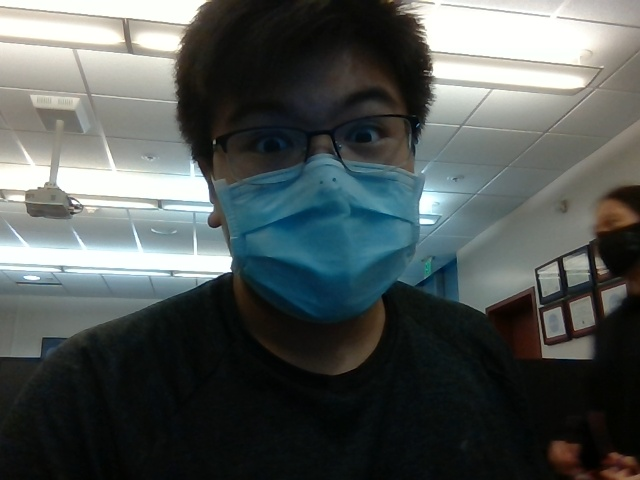
#> input picture NewPicture.jpg, 640 x 480 px
$ python cropping.py --image NewPicture.jpg
#> lines starting #> are read from the running program, lines starting #| are printed output that depends on the picture; after the words box and inside, x2 and y2 are one past the last pixel; in counts of white or black regions, pixels touching at a corner belong together
import numpy as np
import argparse
import imutils
import cv2
ap = argparse.ArgumentParser()
ap.add_argument("-i", "--image", type=str, default="shape.png", help = "path to input image")
args = vars(ap.parse_args())

#Load image and display (convert to grayscale and threshold it)
image = cv2.imread(args["image"])
#> image is the input picture: shape (480, 640, 3); mean B, G, R 85.9, 87.2, 80.6
cv2.imshow("Image", image)
cv2.waitKey(0)

gray = cv2.cvtColor(image, cv2.COLOR_BGR2GRAY)
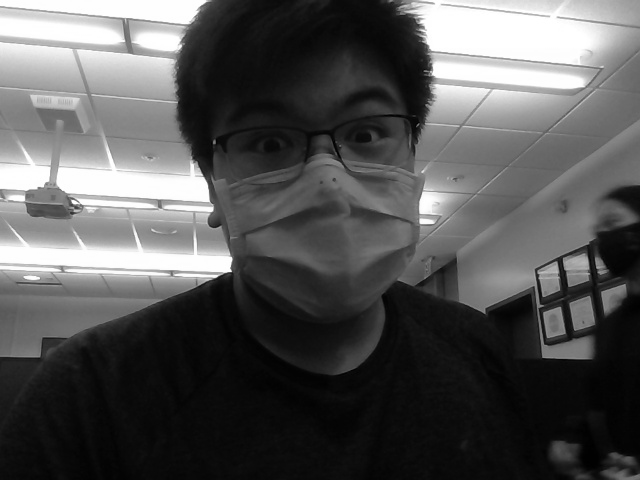
#> gray: shape (480, 640); min 0, max 255, mean 85.1
thresh = cv2.threshold(gray, 200, 255, cv2.THRESH_BINARY_INV)[1]
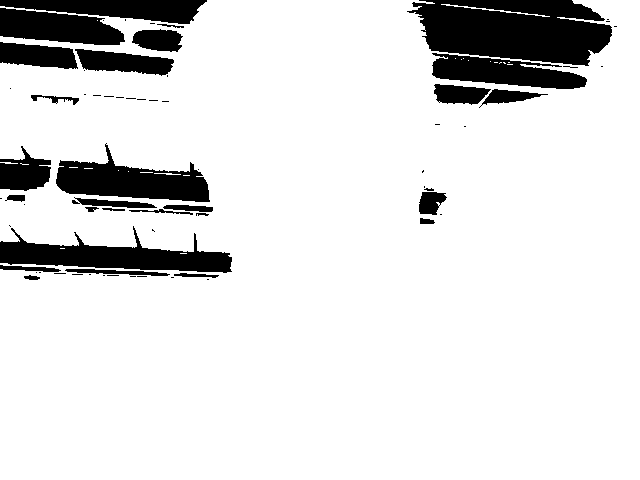
#> thresh: shape (480, 640); 87.3% white; 68 black regions (40 under 20 px)
cv2.imshow("Thresh", thresh)
cv2.waitKey(0)

cnts = cv2.findContours(thresh.copy(), cv2.RETR_EXTERNAL, cv2.CHAIN_APPROX_SIMPLE)
#> cnts = 7 contours, 5 with area under 20; largest, box (x1, y1, x2, y2) and area: (0, 0, 640, 480) 280556, (441, 4, 550, 17) 48
cnts = imutils.grab_contours(cnts)
c = max(cnts, key=cv2.contourArea)
#> c = contour of 655 points, box (x1, y1, x2, y2) (0, 0, 640, 480), area 280556

output = image.copy()
cv2.drawContours(output, [c], -1, (0, 255, 0), 3)
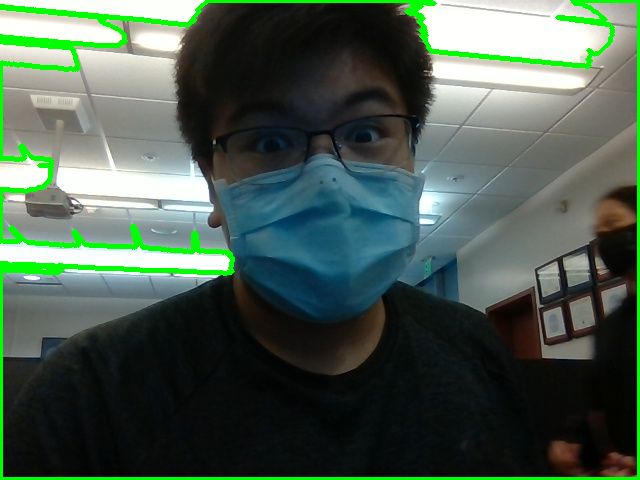
#> output: shape (480, 640, 3); 4.6% of pixels changed, all inside (x1, y1, x2, y2) = (0, 0, 640, 480)
(x, y, w, h) = cv2.boundingRect(c)
#> x = 0; y = 0; w = 640; h = 480
text = "original, num_pts = {}".format(len(c))
#> text = 'original, num_pts = 655'
cv2.putText(output, text, (x,y - 15), cv2.FONT_HERSHEY_SIMPLEX, 0.9, (0, 255, 0), 2)

#Crop the image based on the points of the bounding box, show the cropped image
cropped = image[y:y+h, x:x+w]
cv2.imwrite('cropped_image.png', cropped)
cv2.imshow("Cropped Image", cropped)
cv2.waitKey(0)

$ run again, on front.jpg
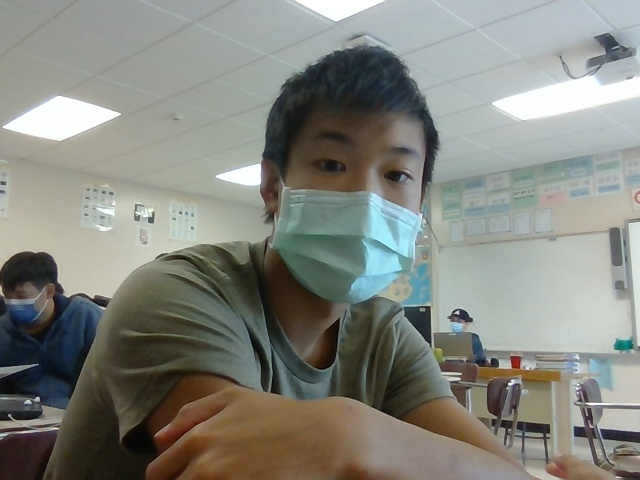
#> input picture front.jpg, 640 x 480 px
#> image is the input picture: shape (480, 640, 3); mean B, G, R 126, 133.6, 131.9
#> `thresh = cv2.threshold(gray, 200, 255, cv2.THRESH_BINARY_INV)[1]`:
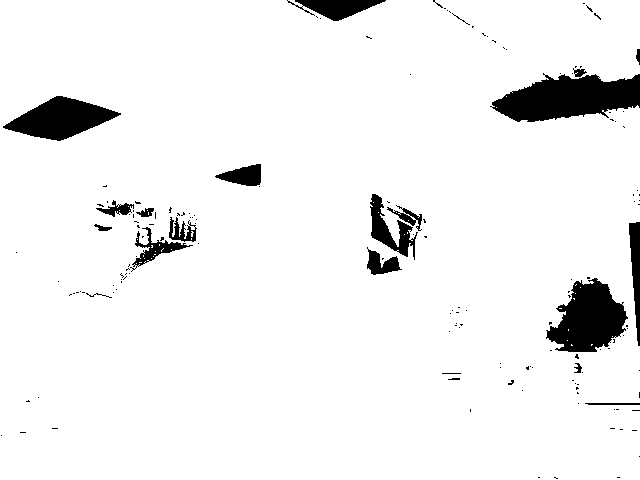
#> thresh: shape (480, 640); 94.1% white; 157 black regions (136 under 20 px)
#> cnts = 3 contours, 2 with area under 20; largest, box (x1, y1, x2, y2) and area: (0, 0, 640, 480) 298957
#> c = contour of 378 points, box (x1, y1, x2, y2) (0, 0, 640, 480), area 298957
#> `cv2.drawContours(output, [c], -1, (0, 255, 0), 3)`:
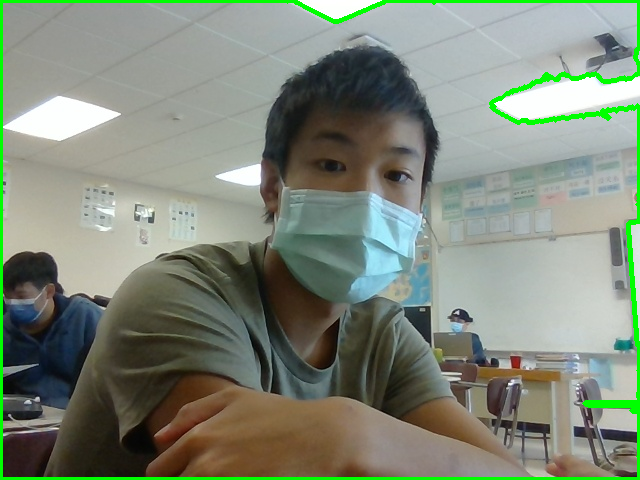
#> output: shape (480, 640, 3); 3% of pixels changed, all inside (x1, y1, x2, y2) = (0, 0, 640, 480)
#> x = 0; w = 640; h = 480
#> text = 'original, num_pts = 378'

$ run again, on left.jpg
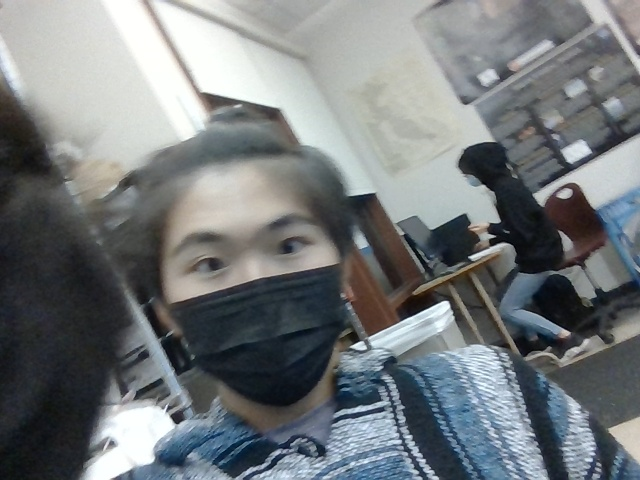
#> input picture left.jpg, 640 x 480 px
#> image is the input picture: shape (480, 640, 3); mean B, G, R 124.1, 121.8, 116.9
#> `thresh = cv2.threshold(gray, 200, 255, cv2.THRESH_BINARY_INV)[1]`:
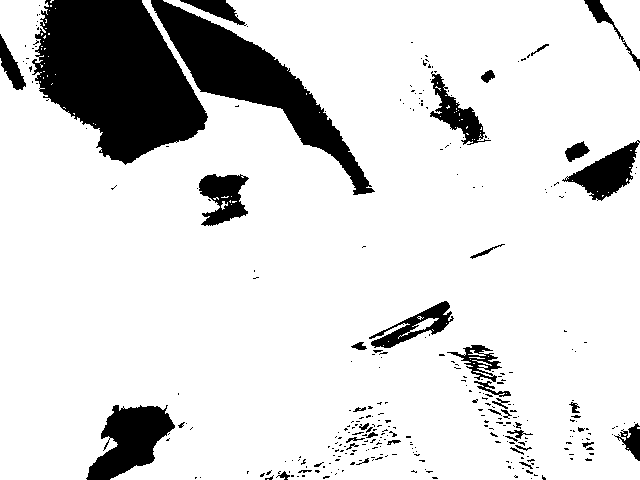
#> thresh: shape (480, 640); 85.3% white; 320 black regions (279 under 20 px)
#> cnts = 34 contours, 33 with area under 20; largest, box (x1, y1, x2, y2) and area: (0, 0, 640, 480) 269752
#> c = contour of 1399 points, box (x1, y1, x2, y2) (0, 0, 640, 480), area 269752
#> `cv2.drawContours(output, [c], -1, (0, 255, 0), 3)`:
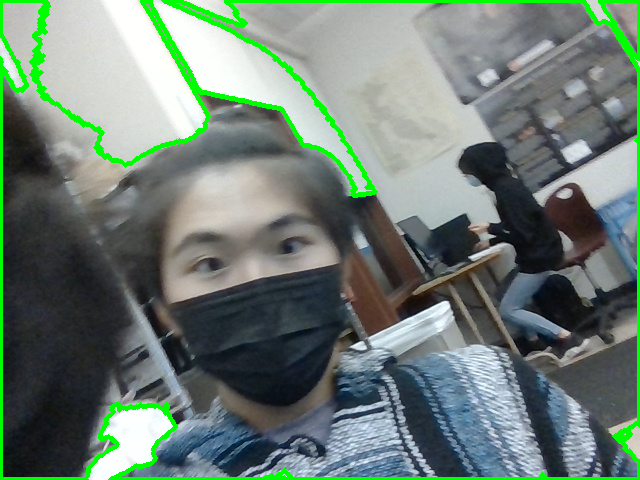
#> output: shape (480, 640, 3); 4.8% of pixels changed, all inside (x1, y1, x2, y2) = (0, 0, 640, 480)
#> x = 0; w = 640; h = 480
#> text = 'original, num_pts = 1399'

$ run again, on right.jpg
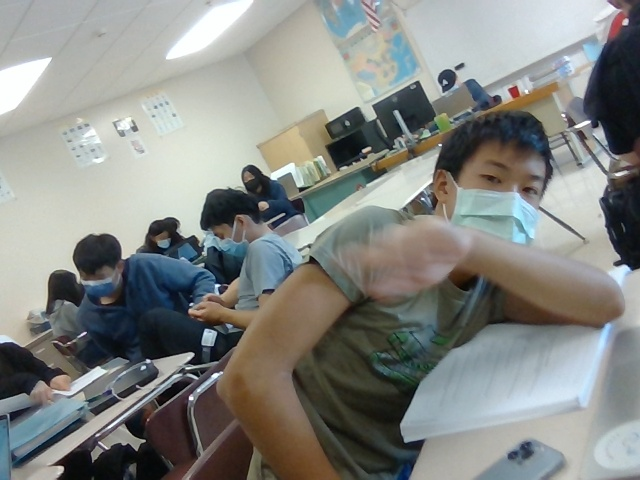
#> input picture right.jpg, 640 x 480 px
#> image is the input picture: shape (480, 640, 3); mean B, G, R 131.7, 135.4, 132.9
#> `thresh = cv2.threshold(gray, 200, 255, cv2.THRESH_BINARY_INV)[1]`:
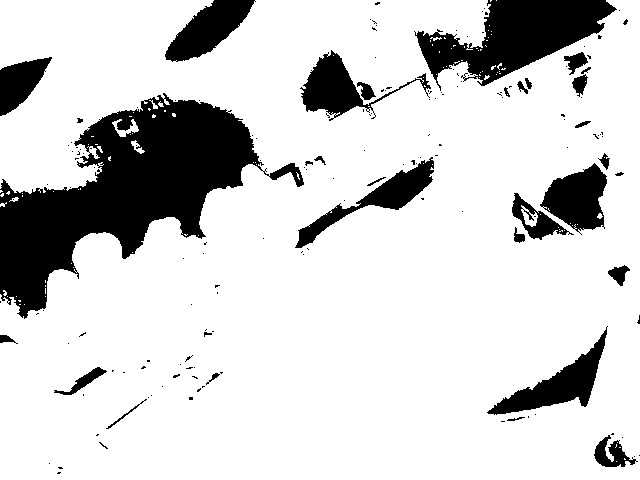
#> thresh: shape (480, 640); 82.1% white; 164 black regions (132 under 20 px)
#> cnts = 85 contours, 82 with area under 20; largest, box (x1, y1, x2, y2) and area: (0, 0, 640, 480) 265194, (112, 119, 139, 137) 142, (131, 140, 145, 154) 55
#> c = contour of 1379 points, box (x1, y1, x2, y2) (0, 0, 640, 480), area 265194
#> `cv2.drawContours(output, [c], -1, (0, 255, 0), 3)`:
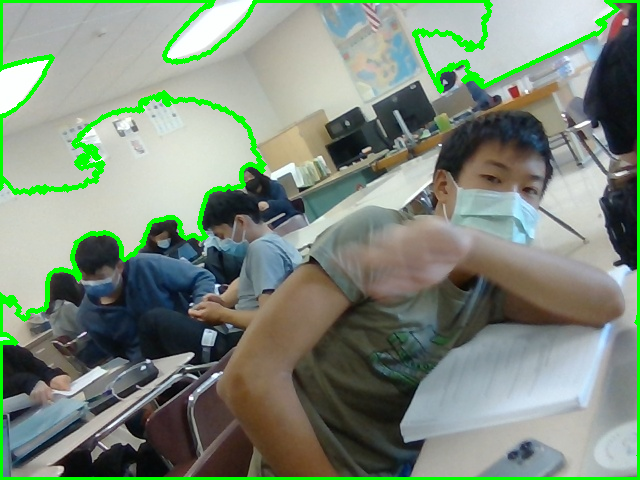
#> output: shape (480, 640, 3); 4.76% of pixels changed, all inside (x1, y1, x2, y2) = (0, 0, 640, 480)
#> x = 0; w = 640; h = 480
#> text = 'original, num_pts = 1379'
